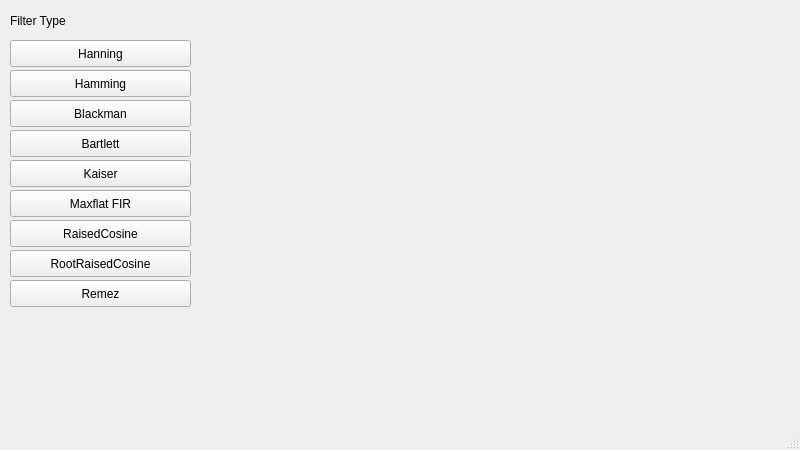
<?xml version="1.0" encoding="UTF-8"?>
<ui version="4.0">
 <class>MainWindow</class>
 <widget class="QMainWindow" name="MainWindow">
  <property name="geometry">
   <rect>
    <x>0</x>
    <y>0</y>
    <width>800</width>
    <height>450</height>
   </rect>
  </property>
  <property name="sizePolicy">
   <sizepolicy hsizetype="Fixed" vsizetype="Fixed">
    <horstretch>0</horstretch>
    <verstretch>0</verstretch>
   </sizepolicy>
  </property>
  <property name="windowTitle">
   <string>QCustomPlot simple demo</string>
  </property>
  <widget class="QWidget" name="centralWidget">
   <property name="sizePolicy">
    <sizepolicy hsizetype="MinimumExpanding" vsizetype="MinimumExpanding">
     <horstretch>0</horstretch>
     <verstretch>0</verstretch>
    </sizepolicy>
   </property>
   <widget class="QCustomPlot" name="customPlot" native="true">
    <property name="geometry">
     <rect>
      <x>200</x>
      <y>10</y>
      <width>581</width>
      <height>411</height>
     </rect>
    </property>
    <property name="sizePolicy">
     <sizepolicy hsizetype="Preferred" vsizetype="Preferred">
      <horstretch>0</horstretch>
      <verstretch>0</verstretch>
     </sizepolicy>
    </property>
   </widget>
   <widget class="QLabel" name="label">
    <property name="geometry">
     <rect>
      <x>10</x>
      <y>10</y>
      <width>101</width>
      <height>21</height>
     </rect>
    </property>
    <property name="text">
     <string>Filter Type</string>
    </property>
   </widget>
   <widget class="QPushButton" name="Hamming">
    <property name="geometry">
     <rect>
      <x>10</x>
      <y>70</y>
      <width>181</width>
      <height>27</height>
     </rect>
    </property>
    <property name="text">
     <string>Hamming</string>
    </property>
    <property name="checkable">
     <bool>true</bool>
    </property>
   </widget>
   <widget class="QPushButton" name="Blackman">
    <property name="geometry">
     <rect>
      <x>10</x>
      <y>100</y>
      <width>181</width>
      <height>27</height>
     </rect>
    </property>
    <property name="text">
     <string>Blackman</string>
    </property>
    <property name="checkable">
     <bool>true</bool>
    </property>
   </widget>
   <widget class="QPushButton" name="MaxflatFIR">
    <property name="geometry">
     <rect>
      <x>10</x>
      <y>190</y>
      <width>181</width>
      <height>27</height>
     </rect>
    </property>
    <property name="text">
     <string>Maxflat FIR</string>
    </property>
    <property name="checkable">
     <bool>true</bool>
    </property>
   </widget>
   <widget class="QPushButton" name="Kaiser">
    <property name="geometry">
     <rect>
      <x>10</x>
      <y>160</y>
      <width>181</width>
      <height>27</height>
     </rect>
    </property>
    <property name="text">
     <string>Kaiser</string>
    </property>
    <property name="checkable">
     <bool>true</bool>
    </property>
   </widget>
   <widget class="QPushButton" name="RaisedCosine">
    <property name="geometry">
     <rect>
      <x>10</x>
      <y>220</y>
      <width>181</width>
      <height>27</height>
     </rect>
    </property>
    <property name="text">
     <string>RaisedCosine</string>
    </property>
    <property name="checkable">
     <bool>true</bool>
    </property>
   </widget>
   <widget class="QPushButton" name="RootRaisedCosine">
    <property name="geometry">
     <rect>
      <x>10</x>
      <y>250</y>
      <width>181</width>
      <height>27</height>
     </rect>
    </property>
    <property name="text">
     <string>RootRaisedCosine</string>
    </property>
    <property name="checkable">
     <bool>true</bool>
    </property>
   </widget>
   <widget class="QPushButton" name="Bartlett">
    <property name="geometry">
     <rect>
      <x>10</x>
      <y>130</y>
      <width>181</width>
      <height>27</height>
     </rect>
    </property>
    <property name="text">
     <string>Bartlett</string>
    </property>
    <property name="checkable">
     <bool>true</bool>
    </property>
   </widget>
   <widget class="QPushButton" name="Remez">
    <property name="geometry">
     <rect>
      <x>10</x>
      <y>280</y>
      <width>181</width>
      <height>27</height>
     </rect>
    </property>
    <property name="text">
     <string>Remez</string>
    </property>
    <property name="checkable">
     <bool>true</bool>
    </property>
   </widget>
   <widget class="QPushButton" name="Hanning">
    <property name="geometry">
     <rect>
      <x>10</x>
      <y>40</y>
      <width>181</width>
      <height>27</height>
     </rect>
    </property>
    <property name="text">
     <string>Hanning</string>
    </property>
    <property name="checkable">
     <bool>true</bool>
    </property>
   </widget>
  </widget>
  <widget class="QStatusBar" name="statusBar"/>
 </widget>
 <layoutdefault spacing="6" margin="11"/>
 <customwidgets>
  <customwidget>
   <class>QCustomPlot</class>
   <extends>QWidget</extends>
   <header>qcustomplot.h</header>
   <container>1</container>
  </customwidget>
 </customwidgets>
 <resources/>
 <connections/>
</ui>
